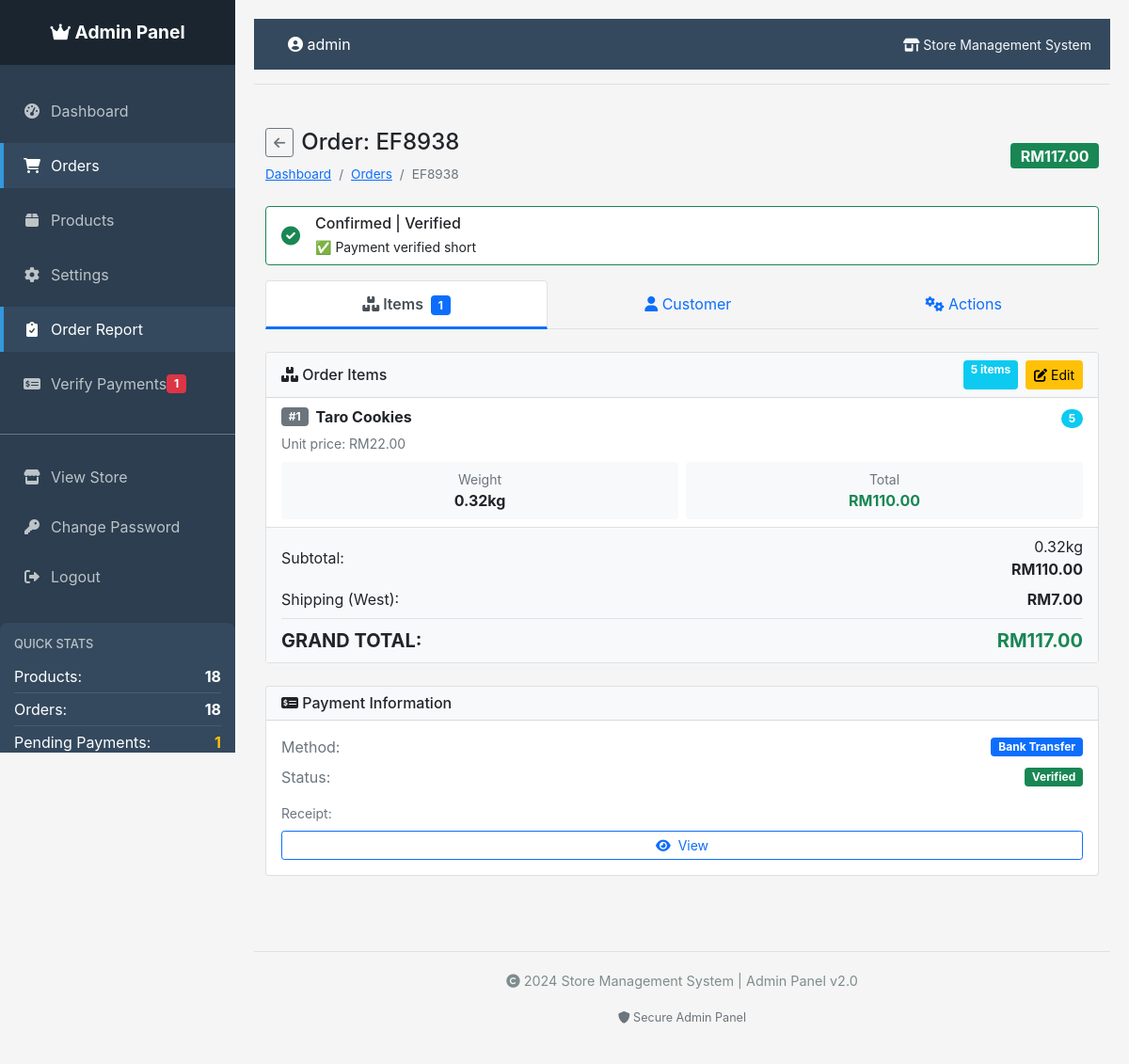
/admin/orders/EF8938 (signed in), run on an earlier commit of the app's database.
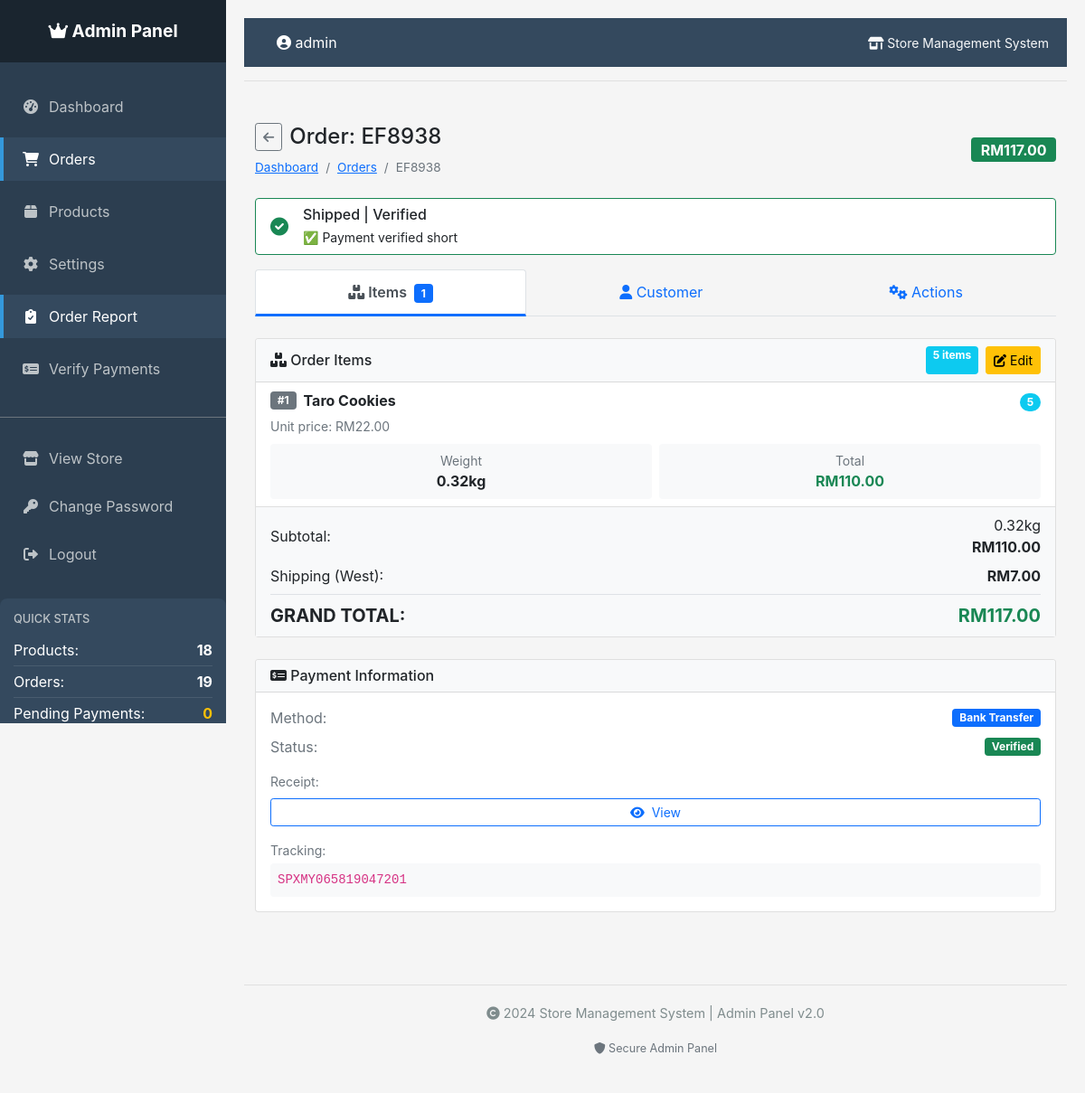
And on a later commit of the database.
### tables this page shows
CREATE TABLE orders (
            id INTEGER PRIMARY KEY AUTOINCREMENT,
            order_id TEXT UNIQUE NOT NULL,
            customer_name TEXT NOT NULL,
            total_price REAL NOT NULL,
            shipping_fee REAL NOT NULL,
            address TEXT NOT NULL,
            postcode TEXT NOT NULL,
            state TEXT NOT NULL,
            region TEXT NOT NULL,
            status TEXT DEFAULT 'pending',
            created_at TIMESTAMP DEFAULT CURRENT_TIMESTAMP
        , contact_number TEXT, payment_method TEXT, payment_status TEXT DEFAULT "pending", payment_receipt TEXT, payment_verified BOOLEAN DEFAULT 0, payment_verified_at TIMESTAMP, payment_verified_by TEXT, tracking_number TEXT, updated_at TIMESTAMP);

### app.py (the view)
@app.route('/admin/orders/<order_id>')
@admin_required
def order_details(order_id):
    order = g.conn.execute('SELECT * FROM orders WHERE order_id = ?', (order_id,)).fetchone()
    if not order:
        return redirect(url_for('admin_orders'))
    items = g.conn.execute('''
        SELECT oi.*, p.price as unit_price
        FROM order_items oi
        LEFT JOIN products p ON oi.product_id = p.id
        WHERE oi.order_id = ?
    ''', (order_id,)).fetchall()
    return render_template('order_details.html', order=order, items=items)

### app.py (called while the page is built)
@app.template_filter('datetimeformat')
def datetimeformat(value, format='%d %b %Y, %I:%M %p'):
    if value:
        if isinstance(value, str):
            try:
                for fmt in ('%Y-%m-%d %H:%M:%S', '%Y-%m-%d %H:%M:%S.%f', '%Y-%m-%d'):
                    try:
                        value = datetime.strptime(value, fmt)
                        break
                    except ValueError:
                        continue
            except:
                return value
        if isinstance(value, datetime):
            return value.strftime(format)
    return ''

def get_db_connection():
    conn = sqlite3.connect(app.config['DATABASE'])
    conn.row_factory = sqlite3.Row
    return conn

@app.before_request
def before_request():
    g.conn = get_db_connection()

@app.teardown_request
def teardown_request(exception):
    if hasattr(g, 'conn'):
        g.conn.close()

def admin_required(f):
    @wraps(f)
    def decorated_function(*args, **kwargs):
        if 'admin_logged_in' not in session:
            return redirect(url_for('admin_login'))
        return f(*args, **kwargs)
    return decorated_function

### templates/order_details.html (shortened to what the changed rows need)
{% extends "admin_base.html" %}
{% block content %}
<div class="container-fluid py-3">
    <div class="d-flex flex-column flex-sm-row justify-content-between align-items-start align-items-sm-center mb-4 gap-2">
        <div>
            <div class="d-flex align-items-center mb-2">
                <a href="{{ url_for('admin_orders') }}" class="btn btn-sm btn-outline-secondary me-2">
                    <i class="fas fa-arrow-left"></i>
                </a>
                <h1 class="h4 mb-0">Order: {{ order.order_id }}</h1>
            </div>
            <nav aria-label="breadcrumb">
                <ol class="breadcrumb mb-0" style="font-size: 0.85rem;">
                    <li class="breadcrumb-item"><a href="{{ url_for('admin_dashboard') }}">Dashboard</a></li>
                    <li class="breadcrumb-item"><a href="{{ url_for('admin_orders') }}">Orders</a></li>
                    <li class="breadcrumb-item active">{{ order.order_id|truncate(10) }}</li>
                </ol>
            </nav>
        </div>
        <div class="mt-2 mt-sm-0">
            <span class="badge fs-6 bg-{% if order.payment_status == 'verified' %}success{% elif order.payment_status == 'rejected' %}danger{% elif order.payment_status == 'pending_verification' %}warning{% else %}secondary{% endif %}">
                RM{{ "%.2f"|format(order.total_price) }}
            </span>
        </div>
    </div>
    <div class="card mb-3 border-{% if order.payment_status == 'verified' %}success{% elif order.payment_status == 'rejected' %}danger{% elif order.payment_status == 'pending_verification' %}warning{% else %}info{% endif %}">
        <div class="card-body py-2">
            <div class="d-flex align-items-center">
                <div class="flex-grow-1">
                    <h6 class="mb-1">{{ order.status|title }} | {{ order.payment_status|title }}</h6>
                    <p class="mb-0 small">
                        {% if order.payment_status == 'verified' %}
                            ✅ Payment verified {{ order.payment_verified_at|datetimeformat('short') if order.payment_verified_at else '' }}
                        {% elif order.payment_status == 'pending_verification' %}
                            ⏳ Awaiting payment verification
                        {% elif order.payment_status == 'rejected' %}
                            ❌ Payment rejected
                        {% else %}
                            📋 Awaiting payment
                        {% endif %}
                    </p>
                </div>
            </div>
        </div>
    </div>
    <div class="tab-content" id="orderTabsContent">
        <div class="tab-pane fade show active" id="items" role="tabpanel">
            <div class="card mb-4">
                <div class="card-body p-0">
                    <div class="list-group list-group-flush">
                        <div class="list-group-item bg-light">
                            <div class="d-flex justify-content-between align-items-center mb-2">
                                <div class="text-end">
                                    <div>{{ items|sum(attribute='weight')|round(2) }}kg</div>
                                    <strong>RM{{ "%.2f"|format(order.total_price - order.shipping_fee) }}</strong>
                                </div>
                            </div>
                            <div class="d-flex justify-content-between align-items-center mb-2">
                                <span>Shipping ({{ order.region|title }}):</span>
                                <strong>RM{{ "%.2f"|format(order.shipping_fee) }}</strong>
                            </div>
                            <div class="d-flex justify-content-between align-items-center pt-2 border-top">
                                <span class="fw-bold fs-5">GRAND TOTAL:</span>
                                <strong class="text-success fs-5">RM{{ "%.2f"|format(order.total_price) }}</strong>
                            </div>
                        </div>
                    </div>
                </div>
            </div>
            <div class="card mb-4">
                <div class="card-body">
                    <div class="row g-3">
                        <div class="col-12">
                            <div class="d-flex justify-content-between align-items-center mb-2">
                                <span class="text-muted">Method:</span>
                                <span class="badge bg-primary">{{ order.payment_method or 'Not selected' }}</span>
                            </div>
                            <div class="d-flex justify-content-between align-items-center mb-3">
                                <span class="text-muted">Status:</span>
                                <span class="badge bg-{% if order.payment_status == 'verified' %}success{% elif order.payment_status == 'rejected' %}danger{% elif order.payment_status == 'pending_verification' %}warning{% else %}secondary{% endif %}">
                                    {{ order.payment_status|title }}
                                </span>
                            </div>
                            {% if order.tracking_number %}
                            <div class="mt-3">
                                <span class="text-muted small d-block">Tracking:</span>
                                <code class="bg-light p-2 rounded d-block mt-1">{{ order.tracking_number }}</code>
                            </div>
                            {% endif %}
                        </div>
                    </div>
                </div>
            </div>
        </div>
    </div>
</div>
{% endblock %}

### templates/admin_base.html (shortened to what the changed rows need)
<!DOCTYPE html>
<html lang="en">
<head>
    <link href="https://cdn.jsdelivr.net/npm/bootstrap@5.1.3/dist/css/bootstrap.min.css" rel="stylesheet">
    <link rel="stylesheet" href="https://cdnjs.cloudflare.com/ajax/libs/font-awesome/6.0.0/css/all.min.css">
</head>
<body>
    <div class="admin-container">
        <aside class="admin-sidebar" id="adminSidebar">
            <div class="sidebar-menu">
                <nav class="nav flex-column">
                    <a class="nav-link" href="{{ url_for('admin_verify_payments') }}">
                        <i class="fas fa-money-check-alt"></i> Verify Payments
                        {% if pending_payments > 0 %}
                        <span class="badge bg-danger">{{ pending_payments }}</span>
                        {% endif %}
                    </a>
                </nav>
                <div class="quick-stats">
                    {% set stats = g.conn.execute('SELECT COUNT(*) as product_count FROM products').fetchone() %}
                    {% set order_stats = g.conn.execute('SELECT COUNT(*) as order_count FROM orders').fetchone() %}
                    {% set pending_stats = g.conn.execute('SELECT COUNT(*) as pending_count FROM orders WHERE payment_status = "pending_verification"').fetchone() %}
                    <div class="stat-item">
                        <span>Orders:</span>
                        <strong>{{ order_stats['order_count'] if order_stats else 0 }}</strong>
                    </div>
                    <div class="stat-item">
                        <span>Pending Payments:</span>
                        <strong class="text-warning">{{ pending_stats['pending_count'] if pending_stats else 0 }}</strong>
                    </div>
                </div>
            </div>
        </aside>
        <main class="admin-main">
            <div class="admin-navbar">
                <div>
                    <span class="ms-3">
                        <i class="fas fa-user-circle"></i> {{ session.get('admin_username', 'Admin') }}
                    </span>
                </div>
            </div>
            <div class="content-wrapper">
                {% block content %}{% endblock %}
            </div>
        </main>
    </div>
</body>
</html>

What changed in the data, as far as the page shows it:
changed orders "EF8938": status "Confirmed" → "Shipped"; tracking_number (not shown) → "SPXMY065819047201"
Also different on the page:
{{ order_stats['order_count'] if order_stats else 0 }}: "18" → "19"
{{ pending_stats['pending_count'] if pending_stats else 0 }}: "1" → "0"
{{ pending_payments }}: "1" → (not shown)
text now shown: "Tracking:"
